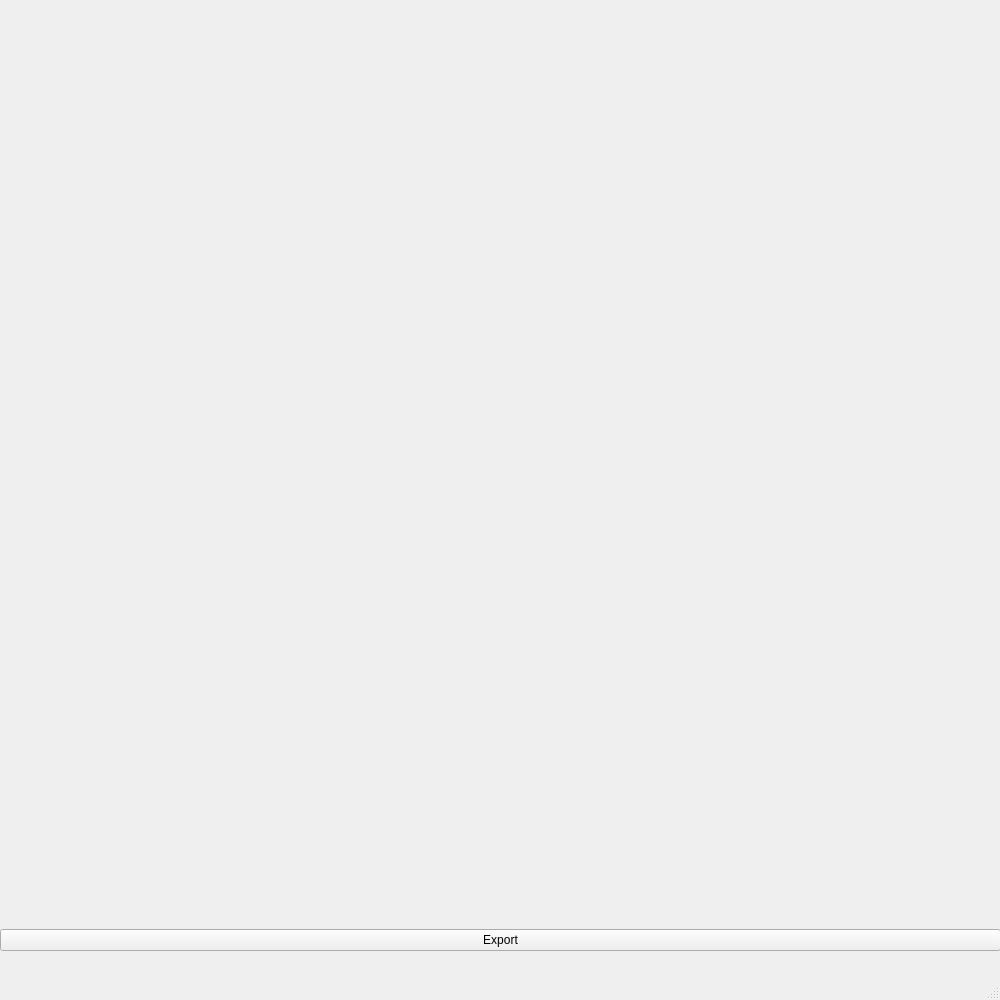
<?xml version="1.0" encoding="UTF-8"?>
<ui version="4.0">
 <class>MainWindow</class>
 <widget class="QMainWindow" name="MainWindow">
  <property name="geometry">
   <rect>
    <x>0</x>
    <y>0</y>
    <width>1000</width>
    <height>1000</height>
   </rect>
  </property>
  <property name="windowTitle">
   <string>Mapping</string>
  </property>
  <widget class="QWidget" name="centralwidget">
   <widget class="QWidget" name="gridLayoutWidget">
    <property name="geometry">
     <rect>
      <x>0</x>
      <y>0</y>
      <width>1001</width>
      <height>951</height>
     </rect>
    </property>
    <layout class="QGridLayout" name="gridLayout">
     <item row="1" column="0">
      <widget class="QPushButton" name="btnExport">
       <property name="text">
        <string>Export</string>
       </property>
      </widget>
     </item>
     <item row="0" column="0">
      <widget class="QLabel" name="gridImage">
       <property name="text">
        <string/>
       </property>
      </widget>
     </item>
    </layout>
   </widget>
  </widget>
  <widget class="QMenuBar" name="menubar">
   <property name="geometry">
    <rect>
     <x>0</x>
     <y>0</y>
     <width>1000</width>
     <height>22</height>
    </rect>
   </property>
  </widget>
  <widget class="QStatusBar" name="statusbar"/>
 </widget>
 <resources/>
 <connections/>
</ui>
